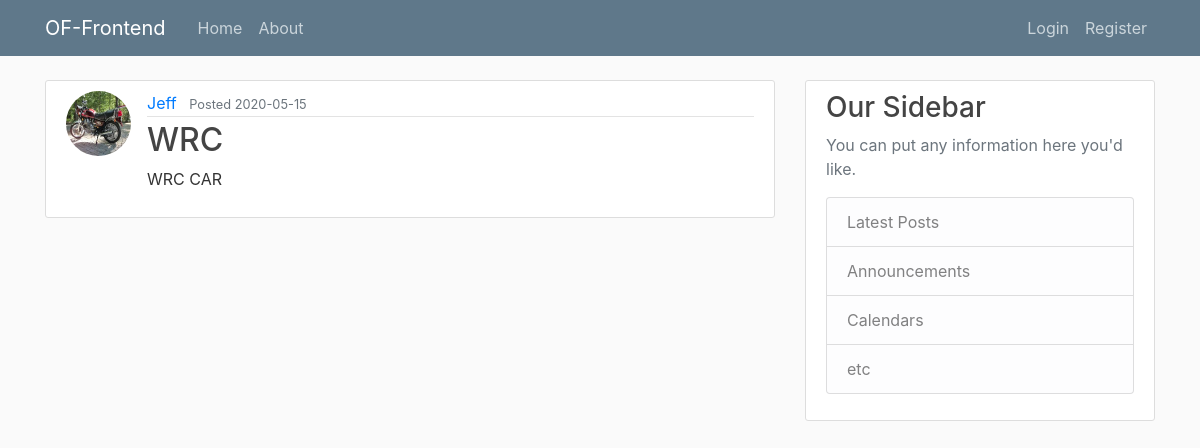
The app's page /programs/1, older data.
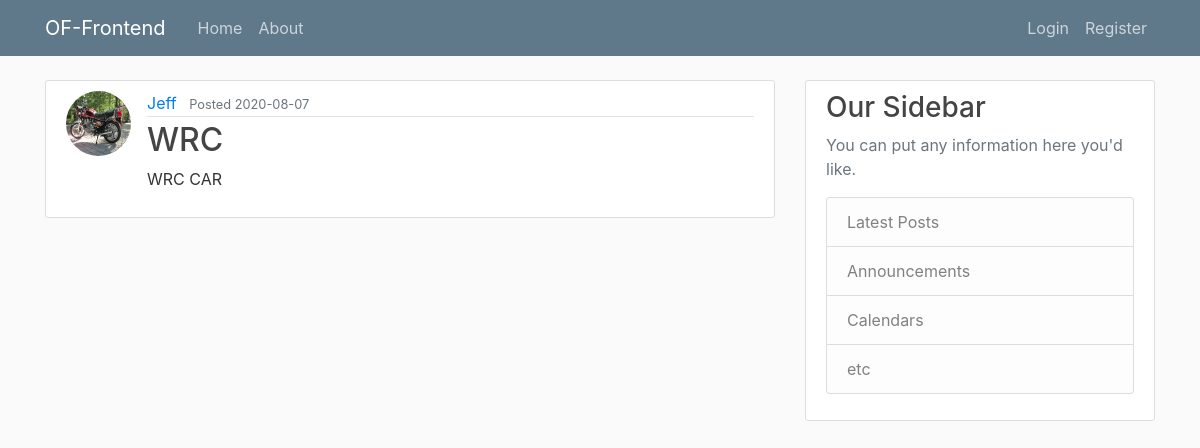
The same page, newer data.
### flask_website/models.py (models this page shows, shortened)
class Program(db.Model):
    __tablename__ = 'program'
    id = db.Column(db.Integer, primary_key=True)
    name = db.Column(db.String(20),unique=True, nullable=False)
    description = db.Column(db.Text,unique=False, nullable=False)
    created_date = db.Column(db.DateTime,nullable=False, default = datetime.utcnow)
    created_by = db.Column(db.Integer,db.ForeignKey('user.id'), nullable = False)
    project = db.relationship("Project", back_populates = "program") # forward

### flask_website/routes.py (the view)
@app.route("/programs/<int:program_id>")
def program(program_id):
    program = Program.query.get_or_404(program_id)
    return render_template('program.html', title = program.name, program = program)

### flask_website/templates/program.html
{% extends "layout.html" %}
{% block content %}
        <article class="media content-section">
          <img class = "rounded-circle article-img", src="{{ url_for('static',filename = 'profile_pics/' + program.creator.image_file) }}">
          <div class="media-body">
            <div class="article-metadata">
              <a class="mr-2" href="#">{{ program.creator.username }}</a>
              <small class="text-muted"> Posted {{ program.created_date.strftime('%Y-%m-%d') }}</small>
            </div>
            <h2 class="article-title">{{ program.name }}</h2>
            <p class="article-content">{{ program.description }}</p>
          </div>
        </article>
{% endblock content %}

Row changes from the older to the newer data that the page shows:
changed Program "WRC": created_date "2020-05-15" → "2020-08-07"
